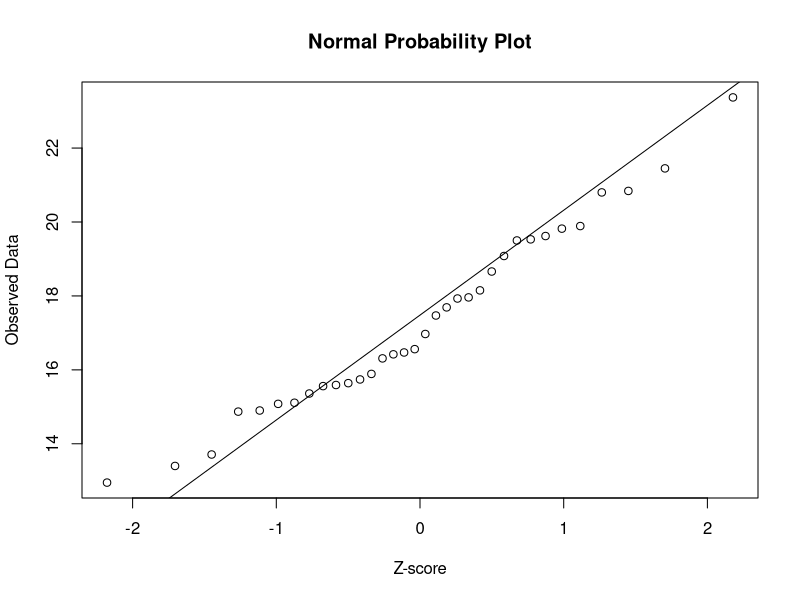
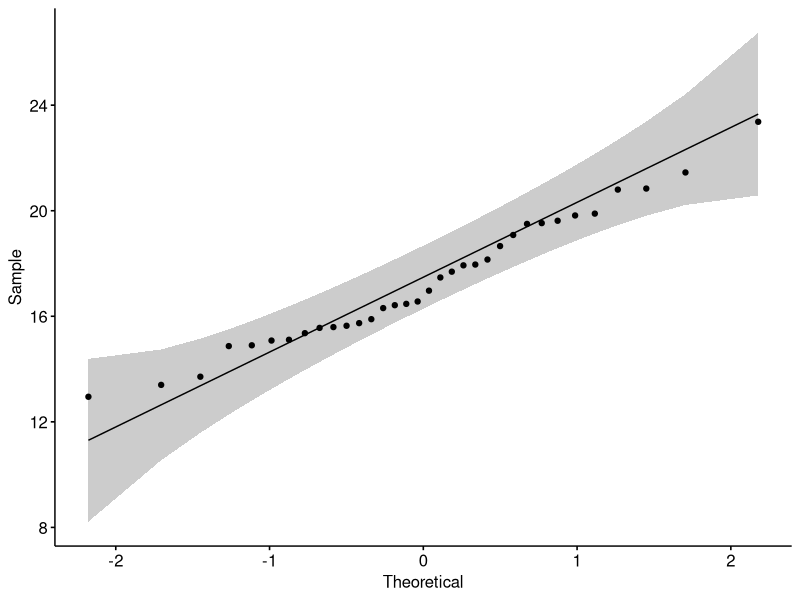
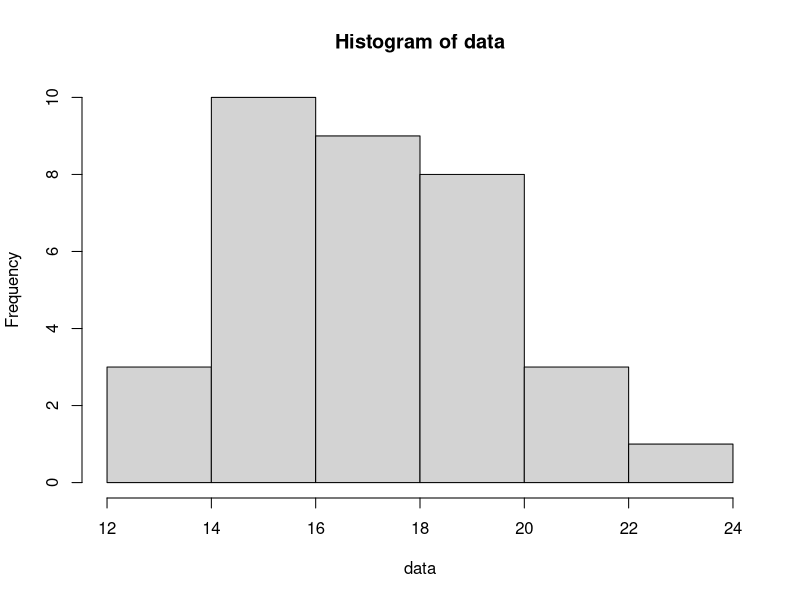

Write R code to recreate these figures, in order.
## ---- chunk 1
knitr::opts_chunk$set(echo = TRUE)
## ---- chunk 2
data <- c(16.31, 18.66, 18.15, 17.47, 16.97, 16.42, 20.84, 15.59, 13.40, 16.56, 15.11, 
19.89, 23.37, 15.89, 17.96, 14.90, 17.69, 19.53, 15.64, 15.56, 15.74, 14.87, 17.93, 
20.80, 19.82, 19.62, 21.45, 19.50, 16.47, 15.08, 15.36, 12.95, 13.71, 19.08)
qqnorm(data, xlab="Z-score", ylab="Observed Data", main="Normal Probability Plot") 
qqline(data)
## ---- chunk 3
library(ggpubr)
ggqqplot(data)
## ---- chunk 4
hist(data)
## ---- chunk 5
shapiro.test(data)
## ---- chunk 6
library(nortest)
ad.test(data)
## ---- chunk 7
library(tseries)
jarque.bera.test(data)
